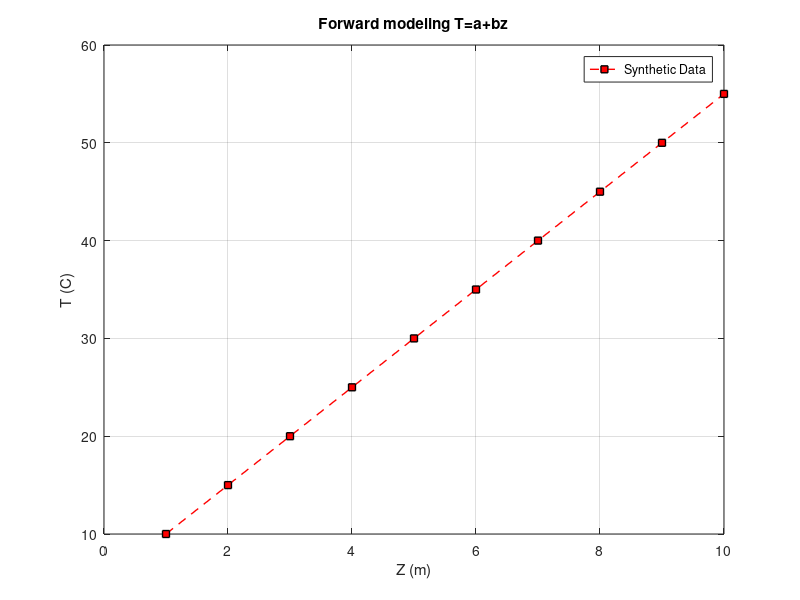

The MATLAB source for this figure:
clear all; close all; clc; 

% Define initial model
a = input('Masukkan nilai a : ');
b = input('Masukkan nilai b : ');

G = [];z = [];T = [];
for i = 1:10
    % locations, free variable
    z(i) = i;
    % synthetic data
    T = [T;a+b*z(i)];
    % Kernel matrix
    G = [G;1 z(i)];
end

% Plot of synthetic data
figure;
plot (z,T,'--rs','LineWidth',1,...
                'MarkerEdgeColor','k',...
                'MarkerFaceColor','r',...
                'MarkerSize',5);
            
ylabel ('T (C)'); xlabel ('Z (m)'); 
title ('Forward modeling T=a+bz'); 
grid on;
leg = legend('Synthetic Data');
set(leg,'Location','Best');
